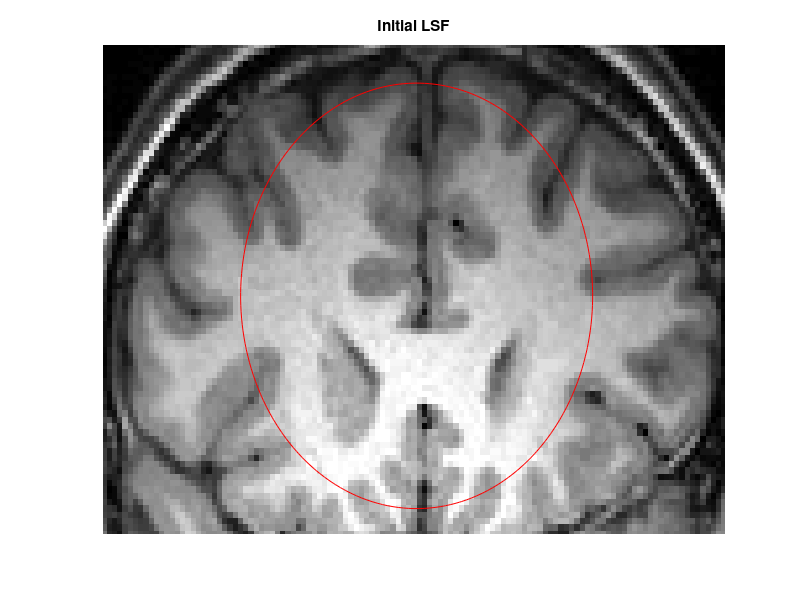

Source code (MATLAB): (Note: this script raises an error after producing the figure.)
% This code demomstrates an improved algorithm based on the local binary fitting (LBF) model
% in Chunming Li et al's paper:
%    "Minimization of Region-Scalable Fitting Energy for Image Segmentation", 
%     IEEE Trans. Image Processing, vol. 17 (10), pp.1940-1949, 2008.
%
% Author: Chunming Li, all rights reserved
% E-mail: li_chunming@hotmail.com
% URL:  http://www.engr.uconn.edu/~cmli/
%
%  Notes:
%    1. Some parameters are set to default values for the demos in this package. They may need to be
%       modified for different types of images. 
%    2. The current version does not work for images with multiple junctions, due to its two-phase
%       formulation (i.e. using only one level set function). For example, an image has 3 objects/regions, 
%       and each object/region is directly contiguous to all the other two objects/regions. This code will be 
%       extended to a multiphase formulation in a new version.
%    3. The image intensities may need to be rescaled to the range of [0, 255], if the intensities are much lower
%       or much higher than 255. Alternatively, you can change the parameters lambda1 and lambda2, and nu (the 
%       coefficient of lenght term) accordingly.


close all;
clear all;

imgID=3;   % choose one of the four images by setting imgID to 1, 2, 3, or 4.           
c0 = 2;
if imgID ==1
    iterNum=40;
    lambda1 = 1.0;  lambda2 = 1.0; nu = 0.001*255*255;
    load Vessel2_initialLSF2.mat;   % load image and initial contour
    u=c0*sign(initialLSF);
elseif imgID == 2
    iterNum=200;
    lambda1 = 1.0;  lambda2 = 1.0; nu = 0.001*255*255;
    load Vessel3_initialLSF;  % load image and initial contour
    u=c0*sign(initialLSF);
elseif imgID == 3
    iterNum =200;
    lambda1 = 1.0;  lambda2 = 2.0; nu = 0.003*255*255;
    load  mybrainC100b_initialLSF.mat; % load image and initial contour
    u=initialLSF;
elseif imgID==4
    iterNum=50;
    lambda1 = 1.0;  lambda2 = 1.0; nu = 0.001*255*255;
    load nonhomo_initialLSF.mat; % load image and initial contour
    u=c0*sign(initialLSF);
end

Img=double(Img(:,:,1));
figure;imagesc(Img, [0, 255]);colormap(gray);hold on; axis off;
[nrow, ncol]=size(Img);
contour(u,[0 0],'r');
title('Initial LSF')
pause(.05);


pause(0.1);
timestep = .1;
mu = 1;

epsilon = 1.0;
sigma=3.0;    % scale parameter in Gaussian kernel
K=fspecial('gaussian',round(2*sigma)*2+1,sigma); % Gaussian kernel
KI=conv2(Img,K,'same');
KONE=conv2(ones(nrow, ncol),K,'same');
% start level set evolution
time = cputime;
penalizeType=0;
for n=1:iterNum
    method='ChunmingLi2005'; % this parameter specifies the method published in CVPR07 (developed in 2006).
    DiracFunction='global'; % this parameter specifies the Dirac function that is defined by the
                            % equation (12) in the CVPR07 paper. Do NOT change this parameter for this version. 
    Iter=1;
    % LSE: level set evolution.  
    u=LSE(u,Img,K,KI,KONE, nu,timestep,mu,lambda1,lambda2,epsilon,Iter,1,DiracFunction,method,2004);
    % The input '2004' represents the internal energy term used in my CVPR'05 and 07 papers (developed in 2004).
    % Do NOT change this parameter for this version.
    if mod(n,10)==0
        pause(0.001);
        imagesc(Img, [0, 255]);colormap(gray);hold on; axis off;
        contour(u,[0 0],'r');
        iterNum=[num2str(n*Iter), ' iterations'];
        title(iterNum);
        hold off;
    end
end
totaltime = cputime - time
imagesc(Img, [0, 255]);colormap(gray);hold on; axis off;
contour(u,[0 0],'r');
iterNum=[num2str(n), ' iterations'];
title(iterNum);
